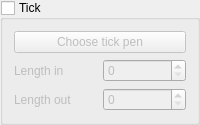
                                                            <widget class="QGroupBox" name="groupBox_yAxis_setTicksVisible">
                                                                <property name="title">
                                                                    <string>Tick</string>
                                                                </property>
                                                                <property name="checkable">
                                                                    <bool>true</bool>
                                                                </property>
                                                                <property name="checked">
                                                                    <bool>false</bool>
                                                                </property>
                                                                <layout class="QGridLayout" name="gridLayout_39">
                                                                    <item row="2" column="0">
                                                                        <layout class="QHBoxLayout" name="horizontalLayout_21">
                                                                            <item>
                                                                                <widget class="QLabel" name="label_21">
                                                                                    <property name="text">
                                                                                        <string>Length in</string>
                                                                                    </property>
                                                                                </widget>
                                                                            </item>
                                                                            <item>
                                                                                <widget class="QSpinBox" name="spinBox_yAxis_setTickLengthIn"/>
                                                                            </item>
                                                                        </layout>
                                                                    </item>
                                                                    <item row="0" column="0">
                                                                        <widget class="QPushButton" name="pushButton_yAxis_setTickPen">
                                                                            <property name="text">
                                                                                <string>Choose tick pen</string>
                                                                            </property>
                                                                        </widget>
                                                                    </item>
                                                                    <item row="4" column="0">
                                                                        <layout class="QHBoxLayout" name="horizontalLayout_22">
                                                                            <item>
                                                                                <widget class="QLabel" name="label_24">
                                                                                    <property name="text">
                                                                                        <string>Length out</string>
                                                                                    </property>
                                                                                </widget>
                                                                            </item>
                                                                            <item>
                                                                                <widget class="QSpinBox" name="spinBox_yAxis_setTickLengthOut"/>
                                                                            </item>
                                                                        </layout>
                                                                    </item>
                                                                </layout>
                                                            </widget>
